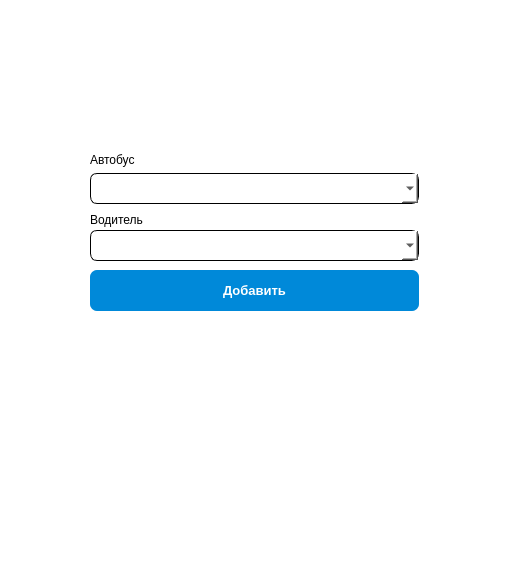
<?xml version="1.0" encoding="UTF-8"?>
<ui version="4.0">
 <class>AddAD</class>
 <widget class="QWidget" name="AddAD">
  <property name="geometry">
   <rect>
    <x>0</x>
    <y>0</y>
    <width>520</width>
    <height>570</height>
   </rect>
  </property>
  <property name="maximumSize">
   <size>
    <width>520</width>
    <height>570</height>
   </size>
  </property>
  <property name="windowTitle">
   <string>Form</string>
  </property>
  <property name="windowIcon">
   <iconset resource="icon.qrc">
    <normaloff>:/new/img/icon.jpg</normaloff>:/new/img/icon.jpg</iconset>
  </property>
  <property name="styleSheet">
   <string notr="true">background-color: rgb(255, 255, 255);</string>
  </property>
  <widget class="QComboBox" name="comboBoxBus">
   <property name="geometry">
    <rect>
     <x>90</x>
     <y>173</y>
     <width>329</width>
     <height>31</height>
    </rect>
   </property>
   <property name="font">
    <font>
     <pointsize>10</pointsize>
    </font>
   </property>
   <property name="styleSheet">
    <string notr="true">
    border-width: 1px;
    border-style: solid;
    border-color: black;
	border-radius: 7px;</string>
   </property>
  </widget>
  <widget class="QComboBox" name="comboBoxDriver">
   <property name="geometry">
    <rect>
     <x>90</x>
     <y>230</y>
     <width>329</width>
     <height>31</height>
    </rect>
   </property>
   <property name="font">
    <font>
     <pointsize>10</pointsize>
    </font>
   </property>
   <property name="styleSheet">
    <string notr="true">
    border-width: 1px;
    border-style: solid;
    border-color: black;
	border-radius: 7px;</string>
   </property>
  </widget>
  <widget class="QLabel" name="label">
   <property name="geometry">
    <rect>
     <x>90</x>
     <y>210</y>
     <width>81</width>
     <height>20</height>
    </rect>
   </property>
   <property name="text">
    <string>Водитель</string>
   </property>
  </widget>
  <widget class="QLabel" name="label_2">
   <property name="geometry">
    <rect>
     <x>90</x>
     <y>150</y>
     <width>63</width>
     <height>20</height>
    </rect>
   </property>
   <property name="text">
    <string>Автобус</string>
   </property>
  </widget>
  <widget class="QPushButton" name="pushButton">
   <property name="geometry">
    <rect>
     <x>90</x>
     <y>270</y>
     <width>329</width>
     <height>41</height>
    </rect>
   </property>
   <property name="font">
    <font>
     <pointsize>10</pointsize>
     <bold>true</bold>
    </font>
   </property>
   <property name="styleSheet">
    <string notr="true">
QPushButton{
	background-color: #0089D9;
	border: none;
	color: white;
	border-radius: 7px;
}

QPushButton:pressed{
	background: #00598C;}</string>
   </property>
   <property name="text">
    <string>Добавить</string>
   </property>
  </widget>
 </widget>
 <resources>
  <include location="icon.qrc"/>
 </resources>
 <connections/>
</ui>
